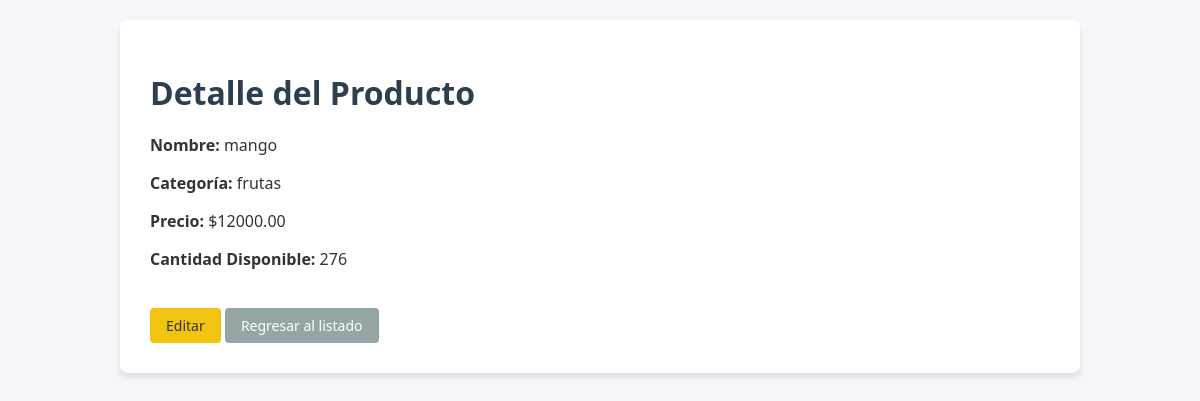
/productos/2/, run on the app's committed database.
### productos/models.py (models this page shows, shortened)
class Producto(models.Model):
    nombre = models.CharField(max_length=100)
    categoria = models.ForeignKey(Categoria, on_delete=models.PROTECT)
    precio = models.DecimalField(max_digits=10, decimal_places=2)
    cantidad = models.IntegerField()
    estado = models.BooleanField(default=True)

class Categoria(models.Model):
    nombre = models.CharField(max_length=100)
    observaciones = models.TextField(blank=True, null=True)
    def __str__(self):
        return self.nombre

### productos/views.py (the view)
# urls.py: path('productos/<int:pk>/', views.detalle_producto, name='detalle_producto'),
def detalle_producto(request, pk):
    producto = get_object_or_404(Producto, pk=pk)
    return render(request, 'detalle_producto.html', {'producto': producto})

### productos/templates/detalle_producto.html (shortened to what this page needs)
{% load static %}
<!DOCTYPE html>
<html lang="es">
<head>
    <link rel="stylesheet" href="{% static 'css/style.css' %}">
</head>
<body>
    <div class="container">
        <h1>Detalle del Producto</h1>
        <p><strong>Nombre:</strong> {{ producto.nombre }}</p>
        <p><strong>Categoría:</strong> {{ producto.categoria }}</p>
        <p><strong>Precio:</strong> ${{ producto.precio }}</p>
        <p><strong>Cantidad Disponible:</strong> {{ producto.cantidad }}</p>
        <br>
        <a href="{% url 'editar_producto' producto.pk %}" class="btn btn-warning">Editar</a>
        <a href="{% url 'lista_productos' %}" class="btn btn-secondary">Regresar al listado</a>
    </div>
</body>
</html>

### productos/static/css/style.css (style rules this page uses)
body { font-family: 'Segoe UI', Tahoma, Geneva, Verdana, sans-serif; background-color: #f4f6f9; margin: 0; padding: 20px; color: #333; }
.container { max-width: 900px; margin: 0 auto; background: #ffffff; padding: 30px; border-radius: 8px; box-shadow: 0 4px 6px rgba(0,0,0,0.1); }
h1 { color: #2c3e50; margin-bottom: 20px; }
.btn { display: inline-block; padding: 8px 16px; font-size: 14px; border-radius: 4px; text-decoration: none; color: white; border: none; cursor: pointer; }
.btn-warning { background-color: #f1c40f; color: #333; }
.btn-secondary { background-color: #95a5a6; }

### data on the page
Producto: nombre "mango", categoria "frutas", precio "12000.00", cantidad "276"
